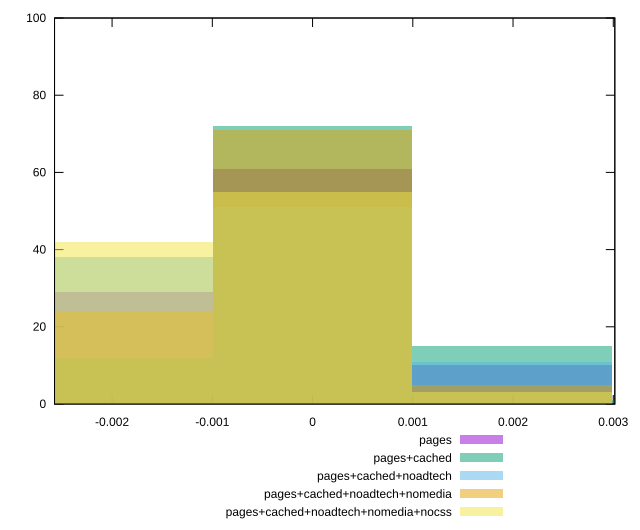

gnuplot code for this plot:
reset

$pages <<EOF
0 61
-0.001990466261967591 29
0.001990466261967591 10
EOF

$pagesCached <<EOF
0 72
0.001990466261967591 15
-0.001990466261967591 12
0.003980932523935182 1
EOF

$pagesCachedNoadtech <<EOF
0 51
0.001990466261967591 11
-0.001990466261967591 38
EOF

$pagesCachedNoadtechNomedia <<EOF
0 71
-0.001990466261967591 24
0.001990466261967591 5
EOF

$pagesCachedNoadtechNomediaNocss <<EOF
0 55
-0.001990466261967591 42
0.001990466261967591 3
EOF

set key outside below
set boxwidth 0.001990466261967591
set xrange [-0.0025741208050773018:0.003015429375235656]
set yrange [0:100]
set trange [0:100]
set style fill transparent solid 0.5 noborder
set terminal svg size 640, 530 enhanced background rgb 'white'
set output "report_00016_2021-02-10T13-31-48.338Z/meta/pScore-difference/comparison/histogram/all_raw.svg"

plot $pages title "pages" with boxes, \
     $pagesCached title "pages+cached" with boxes, \
     $pagesCachedNoadtech title "pages+cached+noadtech" with boxes, \
     $pagesCachedNoadtechNomedia title "pages+cached+noadtech+nomedia" with boxes, \
     $pagesCachedNoadtechNomediaNocss title "pages+cached+noadtech+nomedia+nocss" with boxes

reset
